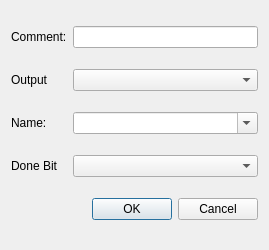
<?xml version="1.0" encoding="UTF-8"?>
<ui version="4.0">
 <class>CoilDialog</class>
 <widget class="QDialog" name="CoilDialog">
  <property name="geometry">
   <rect>
    <x>0</x>
    <y>0</y>
    <width>269</width>
    <height>250</height>
   </rect>
  </property>
  <property name="windowTitle">
   <string>Coil Properties</string>
  </property>
  <layout class="QGridLayout" name="gridLayout">
   <item row="0" column="0">
    <widget class="QLabel" name="label_3">
     <property name="text">
      <string>Comment:</string>
     </property>
    </widget>
   </item>
   <item row="3" column="0">
    <widget class="QLabel" name="label_7">
     <property name="text">
      <string>Name:</string>
     </property>
    </widget>
   </item>
   <item row="3" column="1">
    <widget class="QComboBox" name="comboBox_2">
     <property name="editable">
      <bool>true</bool>
     </property>
    </widget>
   </item>
   <item row="0" column="1">
    <widget class="QLineEdit" name="lineEdit"/>
   </item>
   <item row="1" column="1">
    <widget class="QComboBox" name="comboBox"/>
   </item>
   <item row="1" column="0">
    <widget class="QLabel" name="label_5">
     <property name="text">
      <string>Output</string>
     </property>
    </widget>
   </item>
   <item row="4" column="0">
    <widget class="QLabel" name="label">
     <property name="text">
      <string>Done Bit</string>
     </property>
    </widget>
   </item>
   <item row="5" column="1">
    <widget class="QDialogButtonBox" name="buttonBox">
     <property name="orientation">
      <enum>Qt::Horizontal</enum>
     </property>
     <property name="standardButtons">
      <set>QDialogButtonBox::Cancel|QDialogButtonBox::Ok</set>
     </property>
    </widget>
   </item>
   <item row="4" column="1">
    <widget class="QComboBox" name="comboBox_3"/>
   </item>
  </layout>
 </widget>
 <resources/>
 <connections>
  <connection>
   <sender>buttonBox</sender>
   <signal>accepted()</signal>
   <receiver>CoilDialog</receiver>
   <slot>accept()</slot>
   <hints>
    <hint type="sourcelabel">
     <x>248</x>
     <y>254</y>
    </hint>
    <hint type="destinationlabel">
     <x>157</x>
     <y>274</y>
    </hint>
   </hints>
  </connection>
  <connection>
   <sender>buttonBox</sender>
   <signal>rejected()</signal>
   <receiver>CoilDialog</receiver>
   <slot>reject()</slot>
   <hints>
    <hint type="sourcelabel">
     <x>316</x>
     <y>260</y>
    </hint>
    <hint type="destinationlabel">
     <x>286</x>
     <y>274</y>
    </hint>
   </hints>
  </connection>
 </connections>
</ui>
